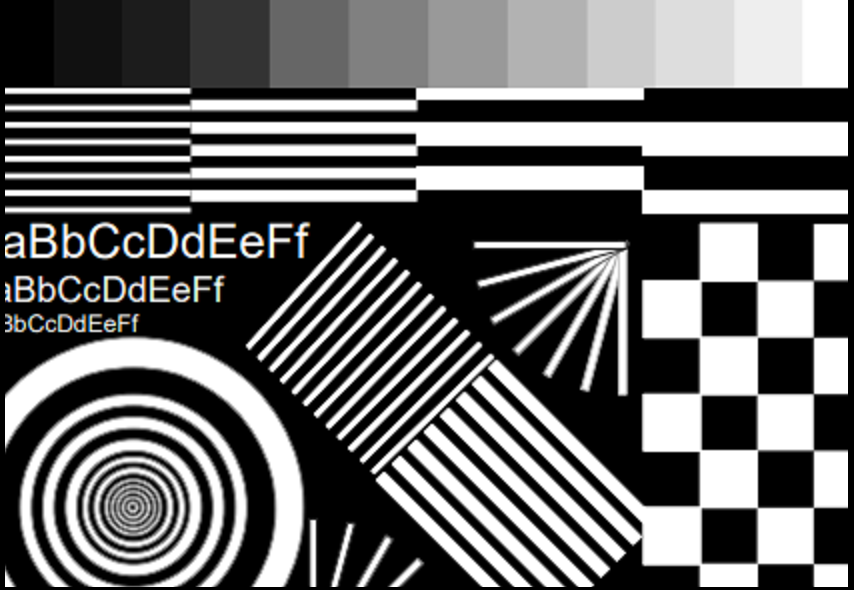
%> input picture test_target.png, 854 x 590 px
$ octave Training_PMFs.m   (GNU Octave 9; MATLAB toolbox functions it lacks are replaced by stand-ins)
%> lines starting %> are read from the running program, lines starting %| are printed output that depends on the picture; in (x1, y1, x2, y2) boxes, pixels count from 0 and x2, y2 are one past the last pixel; in counts of white or black regions, pixels touching at a corner belong together; the program's own positions count from 1
### Bayret_mat_Mj.m
% Author: Dr Graeme Johnstone, University of Strathclyde.

function [Mj,Nj,Mj0,Nj0,Mbar]=Bayret_matRS_Mj(pic,RS,R0)

R1=R0+1;

M=zeros(size(pic,1)+2*R1,size(pic,2)+2*R1); % M should be the size of the pic + 2*R0
M0=zeros(size(pic,1)+2*R1,size(pic,2)+2*R1); % M0 should be two bigger in both dimensions
N=zeros(size(pic,1)+2*R1,size(pic,2)+2*R1); % N has to be the same size as M
Ni=zeros(size(pic,1)+2*R1,size(pic,2)+2*R1); % I need another matrix to help with the counting!
N0=zeros(size(pic,1)+2*R1,size(pic,2)+2*R1); % N0 has to be the same size as M0

% The pic should be recreated in an intermediate matrix, pici, with a border
% of zeros R1 thick around the outside of the pic
pici=zeros(size(pic,1)+2*R1,size(pic,2)+2*R1);
pici(R1+1:size(pici,1)-R1,R1+1:size(pici,2)-R1)=pic;
% Creating an equivalent matrix for N, here the "real" pixels have a value
% of 1 and the fake pixels have a zero and the pixels in an off stripe also
% have zero.
Ni(R1+1:size(pici,1)-R1,R1+1:size(pici,2)-R1)=1.*RS;

for x=ceil(-R1):floor(R1)
    for y=ceil(-R1):floor(R1)
        r=sqrt(x^2+y^2);
        if r<=R0
            Mint=circshift(pici,[x,y]);
            M=M+Mint;
            Nint=circshift(Ni,[x,y]);
            N=N+Nint;
        elseif r>R0 && r<=R1
            Mint=circshift(pici,[x,y]);
            M0=M0+Mint;
            Nint=circshift(Ni,[x,y]);
            N0=N0+Nint;
        end
    end
end

Mj=M(R1+1:size(pici,1)-R1,R1+1:size(pici,2)-R1);
Mj0=M0(R1+1:size(pici,1)-R1,R1+1:size(pici,2)-R1);

Nj=N(R1+1:size(pici,1)-R1,R1+1:size(pici,2)-R1);
Nj0=N0(R1+1:size(pici,1)-R1,R1+1:size(pici,2)-R1);

%% A background value for each pixel needs to be calculated

% This value should be equal to the total number of counts in the
% image-(Mj+Mj0)/the total number of pixels-(Nj+Nj0).

Mbar=zeros(size(Mj,1),size(Mj,2));
Mtot=sum(sum(pic));
Ntot=numel(pic);
num=Mtot-(Mj+Mj0);den=Ntot-(Nj+Nj0);
Mbar=num./den;

### Training_PMFs.m
% Author: James Dixon
% Training 2 variable PMF for n_bars
close all; clear;
%%
% User set specifications for training n_bar probability mass function PMF
% P(Mj, Mjo | n_bar)
%
% Generates 'n_bar_dists' with all Mj and Mjo counts for each discrete
% n_bar and normalises them to get 'dists_norm' PMF
%
% Set parameters and training image, then run for say 50 sets. Check
% 'timer' before running longer.
% Check distributions are collecting all counts,
% i.e. that 'max_Mj_counts' is large enough.  If some n_bars are missing,
% as indicated in 'missing_n_bars', training on several images is the
% best way to ensure all n_bars are represented.

%% User sets paramters here

frames_per_frame = 2; % Set to 2 for Dr Johnstone's lab data
eta = 0.5;

% Set n_bar_max
n_bar_max = 0.0255;    % 0.0255 works well for with Johnstone's lab data
lstep = n_bar_max/255;
round_to = 4;

sz1 = 168; % image height in pixels. Set to correspond to 'Test-target' size
sz2 = 128; % image width in pixels

max_Mj_counts = 8; % Size of each square pmf per n_bar, including zero.
                   % 8 works well for individual frames but needs to be
                   % bigger for effective frames of size > 1 frame. Best to
                   % run for 50 sets and see if distributions are not
                   % being limited. If too small, leads to algorithm
                   % failure when imaging.

eff_f_sz = 1;     % Effective frame size for imaging algorithm
data_sets = 10;   % Number of data sets for statistics collection.
                  % A minimum of 5000 sets for the full PMF is recommended


dist = @(nbar)exp(-eta*nbar); % No click probabilities, coherent source

%% User set training image PNG file
%   Open and format training image as 'n_bars_train'.

fname='test_target.png'; % Set png training image
train_im=imread(fname); train_im=rgb2gray(train_im);
%> further down, train_im is the input picture: size 590x854x3 uint8; mean R, G, B 104.8, 104.9, 104.8

train_im=imresize(train_im,[sz1 sz2]);
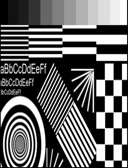
%> train_im: size 168x128 uint8; min 0, max 255, mean 105.3
n_bars_train=double(train_im);

n_bars_train=n_bars_train.*(n_bar_max/255);
n_bars_train=round(n_bars_train,round_to);

%% Some storage arrays

n_bars = 0:lstep:n_bar_max;
n_bars = round(n_bars,round_to);
n_bar_dists = zeros(max_Mj_counts,max_Mj_counts,length(n_bars));
% 'n_bar_dists' is non-normalised PMF

%% Finding which n_bars are missing if any

missing_n_bars = zeros(1,length(n_bars));
idx = 1;
for i=0:lstep:n_bar_max
    is_in = round(i,round_to)==n_bars_train;
    if sum(is_in,'all') == 0
        missing_n_bars(idx) = 1;
    end
    idx = idx + 1;
end
%> this loop made 256 passes
%> pass 1, `is_in = round(i,round_to)==n_bars_train;`:
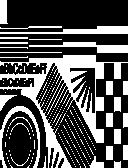
%> is_in: size 168x128 logical; 32% white; 251 white regions (225 under 20 px), largest, box (x1, y1, x2, y2) and area: (0, 55, 128, 168) 3380, (0, 26, 128, 34) 544, (29, 42, 128, 53) 483
%> pass 2, `is_in = round(i,round_to)==n_bars_train;`:
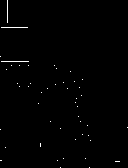
%> is_in: size 168x128 logical; 0.61% white in thin lines or dots
%> pass 3, `is_in = round(i,round_to)==n_bars_train;`:
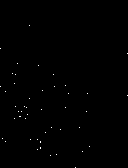
%> is_in: size 168x128 logical; 0.23% white in thin lines or dots, all inside (x1, y1, x2, y2) = (0, 25, 128, 168)
%> after the loop, idx = 257; missing_n_bars = 256 values from 0 to 0

keepers = missing_n_bars==0;
%> keepers = 256 logical values, 256 true
missing_n_bars = n_bars.*missing_n_bars;
n_bar_keepers = keepers.*n_bars;
%> n_bar_keepers = 256 values from 0 to 0.0255

%% Use input mean n_bars to generate counts and store Mj and Mjo per n_bar

in_nc_probs = dist(n_bars_train); % Matrix - no click prob at each detector
tic;
for data_set=1:1:data_sets
    % If rand nums are >= no click probability, then a count is produced
    measurements = sum((rand([[sz1 sz2] frames_per_frame*eff_f_sz]) >= in_nc_probs),3);


    %% Get smoothing algorithmed matrices

    RS = ones(sz1,sz2);
    R0 = 1;
    [Mj,Nj,Mj0,Nj0,Mbar]=Bayret_mat_Mj(measurements,RS,R0);


    %% Find Mj and MJ0 statistics for each keeper n_bar
    Mj_plus1 = Mj + 1;
    Mj0_plus1 = Mj0 + 1;

    for nb_idx=1:1:length(n_bars)

        if nb_idx==1 % For n_bar=0
            targets = n_bars_train == 0;  %
            for Mj_count=1:1:max_Mj_counts

                    targMj = targets.*Mj_plus1 == Mj_count; % Mj elements where this n_bar got counts
                    targMj0 = targMj.*Mj0_plus1;           % Mj0 elements where this n_bar Mj got counts

                for Mj0_count=1:1:max_Mj_counts

                    n_bar_dists(Mj_count,Mj0_count,nb_idx) = n_bar_dists(Mj_count,Mj0_count,nb_idx) + sum((targMj0==Mj0_count),'all');

                end
            end
        end

        if n_bar_keepers(nb_idx)==0  % Where n_bar is not in n_bars_train
            continue                 %  and zero
        else
            n_bar = n_bar_keepers(nb_idx);
        end

        targets = n_bars_train == round(n_bar,round_to);  % round n_bar to deal with NaNs
        for Mj_count=1:1:max_Mj_counts

                targMj = targets.*Mj_plus1 == Mj_count; % Mj elements where this n_bar got counts
                targMj0 = targMj.*Mj0_plus1;           % Mj0 elements where this n_bar Mj got counts

            for Mj0_count=1:1:max_Mj_counts

                n_bar_dists(Mj_count,Mj0_count,nb_idx) = n_bar_dists(Mj_count,Mj0_count,nb_idx) + sum((targMj0==Mj0_count),'all');

            end
        end
    end
end
%> this loop made 10 passes
%> pass 1, in Bayret_matRS_Mj, `Mbar=num./den;`:
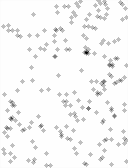
%> Mbar: size 168x128 double; min 0.0094, max 0.00959, mean 0.00958; drawn with min black and max white
%> pass 1, `[Mj,Nj,Mj0,Nj0,Mbar]=Bayret_mat_Mj(measurements,RS,R0);`:
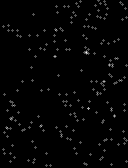
%> Mj: size 168x128 double; min 0, max 3, mean 0.0479; drawn with min black and max white
%> after the loop, n_bar = 0.0255
timer=toc;

%% Normalise n_bar Mj count distributions
dists_norm = bsxfun(@rdivide,n_bar_dists,sum(n_bar_dists,[1 2]));


%% Setting zero elements to 1e-15
% This prevents Nans appearing in retrodictions
inds = dists_norm==0;
dists_norm(inds) = 1e-15;
